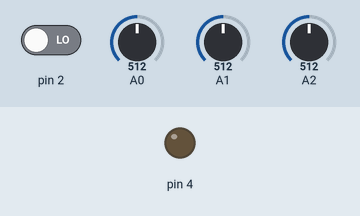
Simulated run of this sketch. Board: Arduino Uno, built with avr-gcc and run on an emulated ATmega328P. On the bench: output pins drawn as LEDs (lit = HIGH). Inputs (shaded band) come from the test bench; at power-on: pin 2 LOW, A0 = 512, A1 = 512, A2 = 512. What the sketch prints to the serial monitor is not drawn.

Above: at 1.2 s.
1.3 s: pin 2 driven HIGH
At 1.7 s:
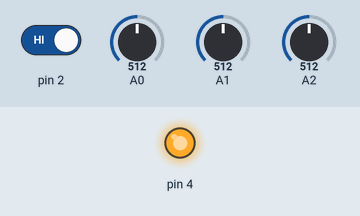
At 2.58 s:
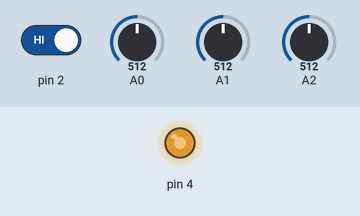
Timing chart, 0 to 46.8 s (numbered marks = the images above; inputs shaded):
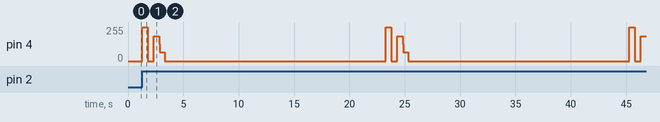

The sketch:

read_fringes.ino
```cpp
void setup() {
  //left = A0
  //middle = A1
  //right = A2
  //trigger = D2
  //LED = D4
  pinMode(4, OUTPUT);
  Serial.begin(500000);
}

void loop() {
  String spacer1 = ": ";
  String spacer2 = ", ";

  if(digitalRead(2) == HIGH){
    float timer_start = millis();
    digitalWrite(4, HIGH);
    while(millis()-timer_start < 2000){
      if(millis()-timer_start > 500){
        digitalWrite(4, LOW);
        }
      if(millis()-timer_start > 1000){
        digitalWrite(4, HIGH);
        }
      if(millis()-timer_start > 1500){
        digitalWrite(4, LOW);
        }
      }


    float start = micros();
    float interval = 20.0 * 1000000;

    while((micros()-start) < interval) {
      int leftSensor = analogRead(A0);
      int middleSensor = analogRead(A1);
      int rightSensor = analogRead(A2);
      float leftVoltage = leftSensor*(4.81/1023.0);
      float middleVoltage = middleSensor*(4.81/1023.0);
      float rightVoltage = rightSensor*(4.81/1023.0);

      String output = (micros()-start)/1000 + spacer1 + leftVoltage + spacer2 + middleVoltage + spacer2 + rightVoltage;
      Serial.println(output);
    }
  }
}
```

Measured:
- after the input at 1.3 s, pin 4: 0/255 → 255/255 at once, then repeats every 22.0 s: 0/255 0.54 s, 185/255 0.48 s, 125/255 0.04 s, 67/255 0.48 s, 0/255 20.0 s, 255/255 0.50 s
